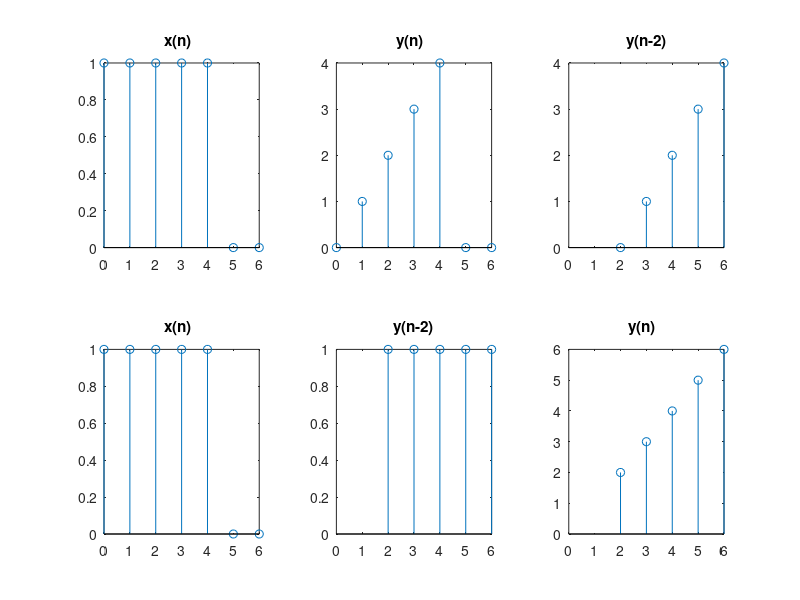
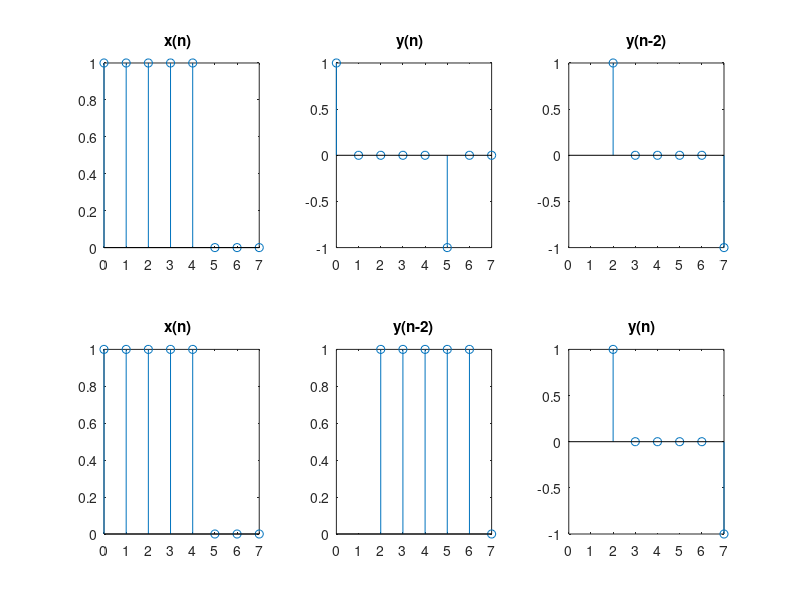

Source code (MATLAB) for these figures, in order:
% Tecnologico de Costa Rica
% EL5805 Digital Signal Processing
% Author: Ronald Rios Pineda
% Octave 7.2.0 on macOS Ventura 13.0.1
% Lab 04
% Description: Discrete-time invariant systems y(n) = nx(n)

addpath(pwd)

function [n,y] = system1(n,x)
    y = n.*x; % y(n) = n*x(n)
end

function [n,y] = system2(n,x)
    y = [x,0] - [0,x]; % y(n) = x(n) - x(n-1)
    n = [n,n(end)+1];
end

function [n,y] = delay(n,x,k)
    n = n + k; % y(n) = x(n-k)
    y = x;  
end

function my_plot(n,y,i,s)
    t = ['x(n)'; 'y(n)'; 'y(n-2)'; 'x(n)'; 'y(n-2)'; 'y(n)'];
    subplot(2,3,i)
    stem(n,y)
    title(t(i,:))
    xlim([0 s])
end

% Input x(n) = u(n) - u(n-5)
% u(n):     1   1   1   1   1   1   1   ...
% u(n-5):   0   0   0   0   0   1   1   ...
% x(n):     1   1   1   1   1   0   0   ...
x = ones(1,5); % u(n) - u(n-5)
n = 0:4;       % n = [0,1,2,3,4]
k = 2;         % Delay

ofst = n(end)+1:n(end)+k;
m = [n,ofst; zeros(2,length(n)+k); n,ofst; zeros(2,length(n)+k)];
y = [x,zeros(1,k); zeros(2,length(x)+k); x,zeros(1,k); zeros(2,length(n)+k)];

[m(2,:),y(2,:)] = system1(m(1,:),y(1,:)); % Get into the system
[m(3,:),y(3,:)] = delay(m(2,:),y(2,:),k); % Get into the delay

[m(5,:),y(5,:)] = delay(m(4,:),y(4,:),k); % Get into the delay
[m(6,:),y(6,:)] = system1(m(5,:),y(5,:)); % Get into the system

fig1 = figure('name','Invariant analysis with y(n)=nx(n)');
clf;
for i=1:6
    my_plot(m(i,:),y(i,:),i,length(n)-1+k)

end

k = k + 1;
ofst = n(end)+1:n(end)+k;
m = [n,ofst; zeros(2,length(n)+k); n,ofst; zeros(2,length(n)+k)];
y = [x,zeros(1,k); zeros(2,length(x)+k); x,zeros(1,k); zeros(2,length(x)+k)];

[m(2,:),y(2,:)] = system2(m(1,1:end-1),y(1,1:end-1)); % Get into the system
[m(3,:),y(3,:)] = delay(m(2,:),y(2,:),k-1);           % Get into the delay

[m(5,:),y(5,:)] = delay(m(4,:),y(4,:),k-1);           % Get into the delay
[m(6,:),y(6,:)] = system2(m(5,1:end-1),y(5,1:end-1)); % Get into the system

fig2 = figure('name','Invariant analysis with y(n)=x(n)-x(n-1)');
clf;
for i=1:6
    my_plot(m(i,:),y(i,:),i,length(n)-1+k)
end

